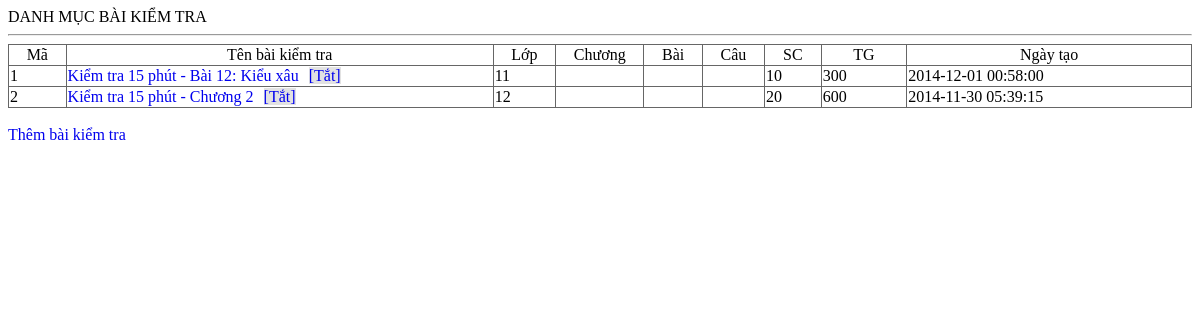
The app's page /qli/baitn.php, older data.
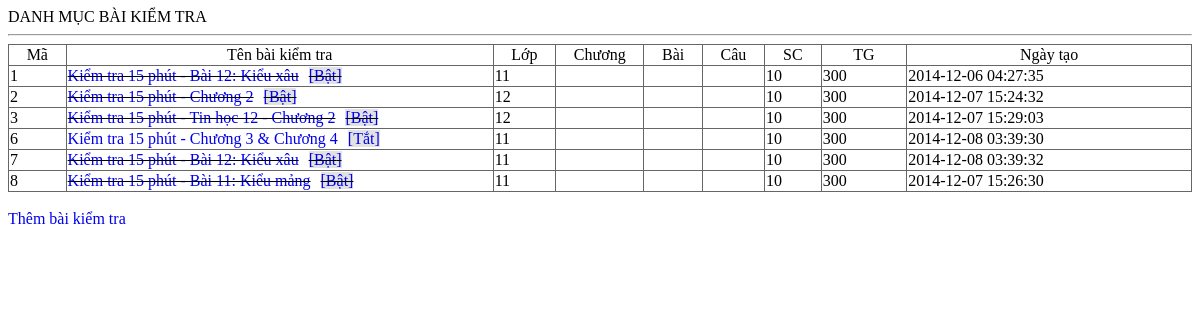
The same page, newer data.
### tables this page shows
CREATE TABLE IF NOT EXISTS `tn_kiemtra` (
  `maso` int(11) unsigned NOT NULL AUTO_INCREMENT,
  `kichhoat` tinyint(1) NOT NULL DEFAULT '1',
  `cauhoi` varchar(1000) NOT NULL COMMENT 'Các câu hỏi',
  `socau` tinyint(2) unsigned NOT NULL DEFAULT '10' COMMENT 'Số câu trong bài KT',
  `sogiay` smallint(5) unsigned NOT NULL DEFAULT '300' COMMENT 'Số giây làm bài',
  `lop` tinyint(1) NOT NULL DEFAULT '0' COMMENT 'Khối lớp',
  `tenbai` varchar(250) NOT NULL,
  `ngaylam` timestamp NOT NULL DEFAULT CURRENT_TIMESTAMP ON UPDATE CURRENT_TIMESTAMP,
  PRIMARY KEY (`maso`)
);

### qli/baitn.php (the view, shortened to what this page needs)
<?php
echo "<html><head><title>Quản lí bài kiểm tra</title>";
?>
<link rel="stylesheet" href='mystyles.css' type='text/css'>
<?php
echo "</head><body>";
if (isset($_GET['act'])) {
	$act = $_GET['act'];
	if ($act=="add") {
		echo "THÊM BÀI KIỂM TRA <hr/>";
		if (isset($_POST['addnew'])) {
			$tieude = mysql_real_escape_string($_POST['tieude']);
			$kichhoat = isset($_POST['kichhoat'])?1:0;
            $socau = $_POST['socau'];
            $thoigian = $_POST['thoigian'];
            $khoi=$_POST['khoi'];
			$chuong=$_POST['chuong'];
			$bai=$_POST['bai'];
			$cau=$_POST['cau'];
			$sql= "INSERT INTO `tn_kiemtra`( `kichhoat`, `cauhoi`, `socau`, `sogiay`, `lop`,`chuong`,`bai`,`cau`, `tenbai`, `ngaylam`) VALUES ('$kichhoat', '','$socau', '$thoigian','$khoi','$chuong','$bai','$cau','$tieude',NOW())";
			if (defined("DEBUG")) echo $sql."<br/>";
			$result = mysql_query($sql) or die (mysql_error());
			if ($result) echo "THÀNH CÔNG";
			else echo "THẤT BẠI";
			redirect("?",1);
		}
		else {
			echo "<form action='?act=add' method='post'>";
			echo "<p>Tên bài kiểm tra <input name='tieude' type='text' size='100'></p>";
			echo "<p>Kích hoạt sử dụng <input name='kichhoat' type='checkbox'></p>";
			echo "<p>Số câu hỏi: <input name='socau' type='text'></p>";
			echo "<p>Thời gian làm bài (giây): <input name='thoigian' type='text'></p>";
			echo "<p>Khối: <input name='khoi' type='text' size='2'></p>";
			echo "<p>Lựa chọn các câu hỏi từ đâu: </p>";
			echo "<p>-Chọn từ các chương: <input name='chuong' type='text' size='20'></p>";
			echo "<p>-Chọn từ các bài: <input name='bai' type='text' size='40'></p>";
			echo "<p>-Chọn từ các câu: <input name='cau' type='text' size='100'></p>";
			echo "<p><input type ='submit' name='addnew' value='Thêm vào'>";
			echo "</form>";
		}
	}
	else if ($act=="edit") {
		if (!isset($_GET['id'])) {
			redirect("?");
		}
		$mabai = intval($_GET['id']);
		echo "SỬA BÀI KIỂM TRA <hr/>";
		if (isset($_POST['save'])) {
			$tieude = mysql_real_escape_string($_POST['tieude']);
			$kichhoat = isset($_POST['kichhoat'])?1:0;
            $socau = $_POST['socau'];
            $thoigian = $_POST['thoigian'];
            $khoi=$_POST['khoi'];
			$chuong=$_POST['chuong'];
			$bai=$_POST['bai'];
			$cau=$_POST['cau'];
			$sql= "UPDATE `tn_kiemtra` SET `kichhoat`=$kichhoat,`socau`=$socau,`sogiay`=$thoigian,`lop`=$khoi,`chuong`='$chuong',`bai`='$bai',`cau`='$cau',`tenbai`='$tieude',`ngaylam`=NOW() WHERE `maso`=$mabai";
			$result = mysql_query($sql) or die (mysql_error());
			if ($result) echo "THÀNH CÔNG";
			else echo "THẤT BẠI";
			redirect("?",1);
		} else {
			suadebai($mabai);
		}
	}
	else if ($act=="toggle") {
		if (isset($_GET['id'])) battat($_GET['id']);
		redirect("?",1);
	}
	else if ($act=="delete") {
		if (isset($_GET['id'])) xoadebai($_GET['id']);
		redirect("?",2);
	}
	else {
		if (isset($_GET['id'])) {
			echo "BÀI KIỂM TRA<hr/>";
			xemdebai($_GET['id']);
		}
		else {
			if (isset($_GET['page'])) $page = intval($_GET['page']);
			else $page=1;
			if (isset($_GET['tren1page'])) $tren1page = intval($_GET['tren1page']);
			else $tren1page=0;
			if ($tren1page<20) $tren1page=20;
			lietkedebai($page,$tren1page);
		}
	}
}
else {
	lietkedebai();
}
echo "</body></html>";
function lietkedebai($trang=1,$sl1trang=30){
	echo "DANH MỤC BÀI KIỂM TRA <hr/>";
	$sql="select * from tn_kiemtra limit ".($trang-1)*$sl1trang.",$sl1trang";
	$result = mysql_query($sql) or die(mysql_error());
	if (mysql_num_rows($result)) {
		echo "<table border='1'>";
		echo "<tr align='center'><td>Mã</td><td>Tên bài kiểm tra</td><td>Lớp</td><td>Chương</td><td>Bài</td><td>Câu</td><td>SC</td><td>TG</td><td>Ngày tạo</td></tr>";
		while ($data = mysql_fetch_array($result)){
			echo "<tr>";
			echo "<td width='2%'>".$data['maso']."</td>";
			echo "<td width='15%' align='left' class='kichhoat".$data['kichhoat']."'><a href='?act=view&id=".$data['maso']."'>".$data['tenbai']."</a><a class='chucnang' href='baitn.php?act=toggle&id=".$data['maso']."'>[".($data['kichhoat']?"Tắt":"Bật")."]</a></td>";
			echo "<td width='2%'>".$data['lop']."</td>";
			echo "<td width='2%'>".$data['chuong']."</td>";
			echo "<td width='2%'>".$data['bai']."</td>";
			echo "<td width='2%'>".$data['cau']."</td>";
			echo "<td width='2%'>".$data['socau']."</td>";
			echo "<td width='3%'>".$data['sogiay']."</td>";
			echo "<td width='10%'>".$data['ngaylam']."</td>";
		}
		echo "</table>";
	} else {
		echo "Không có bài kiểm tra nào";
	}
	echo "<br/><a href='?act=add'>Thêm bài kiểm tra</a>";
}
?>

### qli/mystyles.css (style rules this page uses)
table { border-width: 1px; border-color: #666666; border-collapse: collapse; }
table td { border-width: 1px; border-style: solid; border-color: #666666; }
a { text-decoration: none; }
.chucnang { margin-left:10px; background:#e2e2e2; }
.kichhoat0 { text-decoration: line-through; }

Row changes from the older to the newer data that the page shows:
changed tn_kiemtra id 1: ngaylam "2014-12-01 00:58:00" → "2014-12-06 04:27:35"; kichhoat "Tắt" → "Bật"
changed tn_kiemtra "Kiểm tra 15 phút - Chương 2": socau "20" → "10"; sogiay "600" → "300"; ngaylam "2014-11-30 05:39:15" → "2014-12-07 15:24:32"; kichhoat "Tắt" → "Bật"
added tn_kiemtra: maso "3", tenbai "Kiểm tra 15 phút - Tin học 12 - Chương 2", kichhoat "Bật", lop "12", socau "10", sogiay "300", ngaylam "2014-12-07 15:29:03"
added tn_kiemtra: maso "6", $data['kichhoat'] 1 (drawn), tenbai "Kiểm tra 15 phút - Chương 3 & Chương 4", kichhoat "Tắt", lop "11", socau "10", sogiay "300", ngaylam "2014-12-08 03:39:30"
added tn_kiemtra: maso "7", tenbai "Kiểm tra 15 phút - Bài 12: Kiểu xâu", kichhoat "Bật", lop "11", socau "10", sogiay "300", ngaylam "2014-12-08 03:39:32"
added tn_kiemtra: maso "8", tenbai "Kiểm tra 15 phút - Bài 11: Kiểu mảng", kichhoat "Bật", lop "11", socau "10", sogiay "300", ngaylam "2014-12-07 15:26:30"
